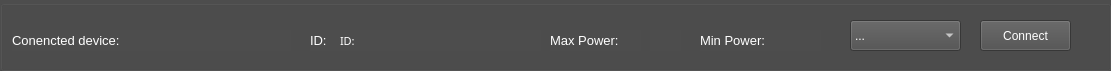
   <widget class="QGroupBox" name="groupBox_3">
    <property name="geometry">
     <rect>
      <x>20</x>
      <y>10</y>
      <width>1111</width>
      <height>71</height>
     </rect>
    </property>
    <property name="font">
     <font>
      <strikeout>false</strikeout>
     </font>
    </property>
    <property name="styleSheet">
     <string notr="true">background-color: rgb(77, 77, 77);
border-color: qlineargradient(spread:pad, x1:0, y1:0, x2:1, y2:0, stop:0 rgba(0, 0, 0, 255), stop:1 rgba(255, 255, 255, 255));
color: white;


</string>
    </property>
    <property name="title">
     <string/>
    </property>
    <widget class="QPushButton" name="btnComConnect">
     <property name="geometry">
      <rect>
       <x>980</x>
       <y>20</y>
       <width>91</width>
       <height>31</height>
      </rect>
     </property>
     <property name="text">
      <string>Connect</string>
     </property>
    </widget>
    <widget class="QLabel" name="lblMinPower">
     <property name="geometry">
      <rect>
       <x>700</x>
       <y>30</y>
       <width>91</width>
       <height>21</height>
      </rect>
     </property>
     <property name="font">
      <font>
       <pointsize>10</pointsize>
      </font>
     </property>
     <property name="text">
      <string>Min Power:</string>
     </property>
    </widget>
    <widget class="QLabel" name="lblMaxPower">
     <property name="geometry">
      <rect>
       <x>550</x>
       <y>30</y>
       <width>91</width>
       <height>21</height>
      </rect>
     </property>
     <property name="font">
      <font>
       <pointsize>10</pointsize>
      </font>
     </property>
     <property name="text">
      <string>Max Power:</string>
     </property>
    </widget>
    <widget class="QLabel" name="lblMinPowerV">
     <property name="geometry">
      <rect>
       <x>790</x>
       <y>30</y>
       <width>31</width>
       <height>21</height>
      </rect>
     </property>
     <property name="font">
      <font>
       <family>Segoe Print</family>
       <pointsize>10</pointsize>
      </font>
     </property>
     <property name="text">
      <string/>
     </property>
    </widget>
    <widget class="QComboBox" name="comboBox">
     <property name="geometry">
      <rect>
       <x>850</x>
       <y>20</y>
       <width>111</width>
       <height>31</height>
      </rect>
     </property>
     <item>
      <property name="text">
       <string>...</string>
      </property>
     </item>
    </widget>
    <widget class="QLabel" name="lblDev">
     <property name="geometry">
      <rect>
       <x>12</x>
       <y>30</y>
       <width>141</width>
       <height>21</height>
      </rect>
     </property>
     <property name="font">
      <font>
       <pointsize>10</pointsize>
      </font>
     </property>
     <property name="text">
      <string>Conencted device:</string>
     </property>
    </widget>
    <widget class="QLabel" name="lblMaxPowerV">
     <property name="geometry">
      <rect>
       <x>650</x>
       <y>30</y>
       <width>31</width>
       <height>21</height>
      </rect>
     </property>
     <property name="font">
      <font>
       <family>Segoe Print</family>
       <pointsize>10</pointsize>
      </font>
     </property>
     <property name="text">
      <string/>
     </property>
    </widget>
    <widget class="QLabel" name="lblDevName">
     <property name="geometry">
      <rect>
       <x>150</x>
       <y>30</y>
       <width>141</width>
       <height>21</height>
      </rect>
     </property>
     <property name="font">
      <font>
       <family>Segoe Print</family>
       <pointsize>10</pointsize>
      </font>
     </property>
     <property name="text">
      <string/>
     </property>
    </widget>
    <widget class="QLabel" name="lblDev_2">
     <property name="geometry">
      <rect>
       <x>310</x>
       <y>30</y>
       <width>31</width>
       <height>21</height>
      </rect>
     </property>
     <property name="font">
      <font>
       <pointsize>10</pointsize>
      </font>
     </property>
     <property name="text">
      <string>ID:</string>
     </property>
    </widget>
    <widget class="QLabel" name="lblDevName_2">
     <property name="geometry">
      <rect>
       <x>340</x>
       <y>30</y>
       <width>201</width>
       <height>21</height>
      </rect>
     </property>
     <property name="font">
      <font>
       <family>Segoe Print</family>
       <pointsize>8</pointsize>
      </font>
     </property>
     <property name="text">
      <string>ID:</string>
     </property>
    </widget>
   </widget>
